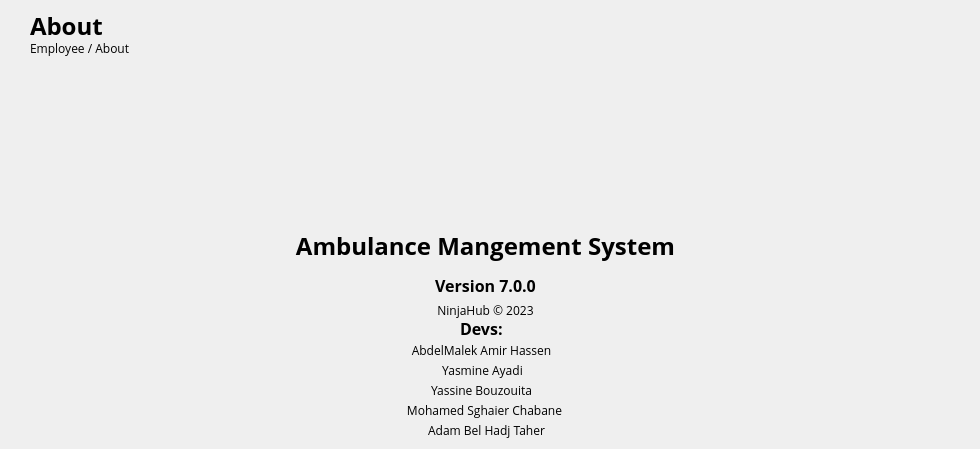
    <widget class="QWidget" name="page_2">
     <widget class="QLabel" name="label_21">
      <property name="geometry">
       <rect>
        <x>30</x>
        <y>10</y>
        <width>101</width>
        <height>31</height>
       </rect>
      </property>
      <property name="font">
       <font>
        <family>Open Sans</family>
        <pointsize>18</pointsize>
        <weight>75</weight>
        <bold>true</bold>
       </font>
      </property>
      <property name="text">
       <string>About</string>
      </property>
     </widget>
     <widget class="QLabel" name="label_4">
      <property name="geometry">
       <rect>
        <x>30</x>
        <y>40</y>
        <width>121</width>
        <height>16</height>
       </rect>
      </property>
      <property name="font">
       <font>
        <family>Open Sans</family>
       </font>
      </property>
      <property name="text">
       <string>Employee / About</string>
      </property>
     </widget>
     <widget class="QLabel" name="label_5">
      <property name="geometry">
       <rect>
        <x>10</x>
        <y>60</y>
        <width>951</width>
        <height>171</height>
       </rect>
      </property>
      <property name="text">
       <string/>
      </property>
      <property name="pixmap">
       <pixmap resource="assets.qrc">:/assets/images/logo.png</pixmap>
      </property>
      <property name="alignment">
       <set>Qt::AlignCenter</set>
      </property>
     </widget>
     <widget class="QLabel" name="label_22">
      <property name="geometry">
       <rect>
        <x>0</x>
        <y>270</y>
        <width>971</width>
        <height>31</height>
       </rect>
      </property>
      <property name="font">
       <font>
        <family>Open Sans</family>
        <pointsize>12</pointsize>
        <weight>75</weight>
        <bold>true</bold>
       </font>
      </property>
      <property name="text">
       <string>Version 7.0.0</string>
      </property>
      <property name="alignment">
       <set>Qt::AlignCenter</set>
      </property>
     </widget>
     <widget class="QLabel" name="label_6">
      <property name="geometry">
       <rect>
        <x>0</x>
        <y>300</y>
        <width>971</width>
        <height>20</height>
       </rect>
      </property>
      <property name="font">
       <font>
        <family>Open Sans</family>
        <pointsize>9</pointsize>
       </font>
      </property>
      <property name="text">
       <string>NinjaHub © 2023</string>
      </property>
      <property name="alignment">
       <set>Qt::AlignCenter</set>
      </property>
     </widget>
     <widget class="QLabel" name="label_8">
      <property name="geometry">
       <rect>
        <x>460</x>
        <y>320</y>
        <width>51</width>
        <height>16</height>
       </rect>
      </property>
      <property name="font">
       <font>
        <family>Open Sans</family>
        <pointsize>12</pointsize>
        <weight>75</weight>
        <bold>true</bold>
       </font>
      </property>
      <property name="text">
       <string>Devs:</string>
      </property>
     </widget>
     <widget class="QLabel" name="label_23">
      <property name="geometry">
       <rect>
        <x>-4</x>
        <y>340</y>
        <width>971</width>
        <height>20</height>
       </rect>
      </property>
      <property name="font">
       <font>
        <family>Open Sans</family>
        <pointsize>9</pointsize>
       </font>
      </property>
      <property name="text">
       <string>AbdelMalek Amir Hassen</string>
      </property>
      <property name="alignment">
       <set>Qt::AlignCenter</set>
      </property>
     </widget>
     <widget class="QLabel" name="label_24">
      <property name="geometry">
       <rect>
        <x>2</x>
        <y>360</y>
        <width>961</width>
        <height>20</height>
       </rect>
      </property>
      <property name="font">
       <font>
        <family>Open Sans</family>
        <pointsize>9</pointsize>
       </font>
      </property>
      <property name="text">
       <string>Yasmine Ayadi</string>
      </property>
      <property name="alignment">
       <set>Qt::AlignCenter</set>
      </property>
     </widget>
     <widget class="QLabel" name="label_26">
      <property name="geometry">
       <rect>
        <x>1</x>
        <y>380</y>
        <width>961</width>
        <height>20</height>
       </rect>
      </property>
      <property name="font">
       <font>
        <family>Open Sans</family>
        <pointsize>9</pointsize>
       </font>
      </property>
      <property name="text">
       <string>Yassine Bouzouita</string>
      </property>
      <property name="alignment">
       <set>Qt::AlignCenter</set>
      </property>
     </widget>
     <widget class="QLabel" name="label_27">
      <property name="geometry">
       <rect>
        <x>-1</x>
        <y>400</y>
        <width>971</width>
        <height>20</height>
       </rect>
      </property>
      <property name="font">
       <font>
        <family>Open Sans</family>
        <pointsize>9</pointsize>
       </font>
      </property>
      <property name="text">
       <string>Mohamed Sghaier Chabane</string>
      </property>
      <property name="alignment">
       <set>Qt::AlignCenter</set>
      </property>
     </widget>
     <widget class="QLabel" name="label_28">
      <property name="geometry">
       <rect>
        <x>6</x>
        <y>420</y>
        <width>961</width>
        <height>20</height>
       </rect>
      </property>
      <property name="font">
       <font>
        <family>Open Sans</family>
        <pointsize>9</pointsize>
       </font>
      </property>
      <property name="text">
       <string>Adam Bel Hadj Taher</string>
      </property>
      <property name="alignment">
       <set>Qt::AlignCenter</set>
      </property>
     </widget>
     <widget class="QLabel" name="label_29">
      <property name="geometry">
       <rect>
        <x>0</x>
        <y>230</y>
        <width>971</width>
        <height>31</height>
       </rect>
      </property>
      <property name="font">
       <font>
        <family>Open Sans</family>
        <pointsize>18</pointsize>
        <weight>75</weight>
        <bold>true</bold>
       </font>
      </property>
      <property name="text">
       <string>Ambulance Mangement System</string>
      </property>
      <property name="alignment">
       <set>Qt::AlignCenter</set>
      </property>
     </widget>
    </widget>
